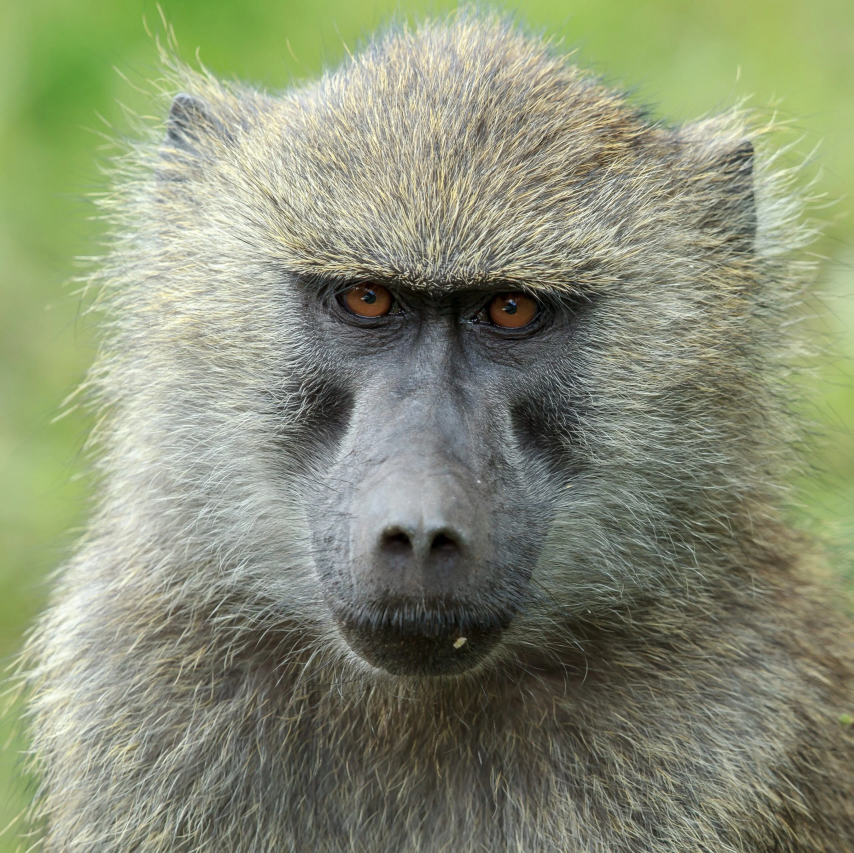
#> input picture monkeys-of-africa-featured-scaled-3137690517.webp, 2560 x 2558 px (shown at 1/3 size)
$ python make_favicon.py
#> lines starting #> are read from the running program, lines starting #| are printed output that depends on the picture
#> in main, img is the input picture: PIL image 2560x2558 RGB; mean R, G, B 136.9, 143.4, 117.7
"""
makes the site's favicons from a large photo.

    python tools/make_favicon.py [photo]

writes static/favicon.ico (16, 32 and 48 pixels, for every browser) and
static/favicon.png (180 pixels, for phones and bookmarks). the photo is
cropped to a square around its middle first, so a face stays readable even
at 16 pixels. needs pillow (pip install pillow). only run it when the photo
changes; the site build just copies the results.
"""

import os
import sys

from PIL import Image, ImageEnhance

root = os.path.dirname(os.path.dirname(os.path.abspath(__file__)))
default_photo = os.path.join(root, "monkeys-of-africa-featured-scaled-3137690517.webp")

# how much of the photo to keep around the center (1.0 = all of it)
zoom = 0.8


def square_crop(img, keep):
#> called with keep = 0.8
    w, h = img.size
#> w = 2560; h = 2558
    side = int(min(w, h) * keep)
#> side = 2046
    left = (w - side) // 2
#> left = 257
    top = (h - side) // 2
#> top = 256
    return img.crop((left, top, left + side, top + side))
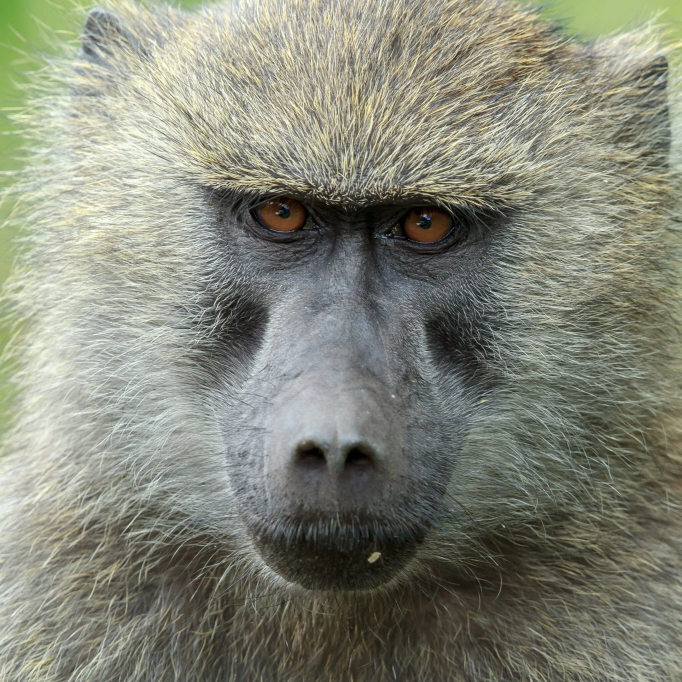
#> returned value: PIL image 2046x2046 RGB (shown at 1/3 size); mean R, G, B 132.5, 134.8, 120.8


def main(photo):
    img = Image.open(photo).convert("RGB")
    img = square_crop(img, zoom)
    # tiny icons look washed out, so add a little contrast and sharpness
    img = ImageEnhance.Contrast(img).enhance(1.15)
#> img: PIL image 2046x2046 RGB
    img = ImageEnhance.Sharpness(img).enhance(1.4)

    out = os.path.join(root, "static")
    ico = os.path.join(out, "favicon.ico")
    png = os.path.join(out, "favicon.png")
    img.save(ico, sizes=[(16, 16), (32, 32), (48, 48)])
    img.resize((180, 180), Image.LANCZOS).save(png, optimize=True)
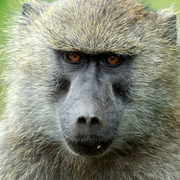
#> saved as favicon.png: PIL image 180x180 RGB; mean R, G, B 131.6, 134.2, 118.3

    for path in (ico, png):
        print(f"wrote {os.path.relpath(path, root)} ({os.path.getsize(path):,} bytes)")


if __name__ == "__main__":
    main(sys.argv[1] if len(sys.argv) > 1 else default_photo)
